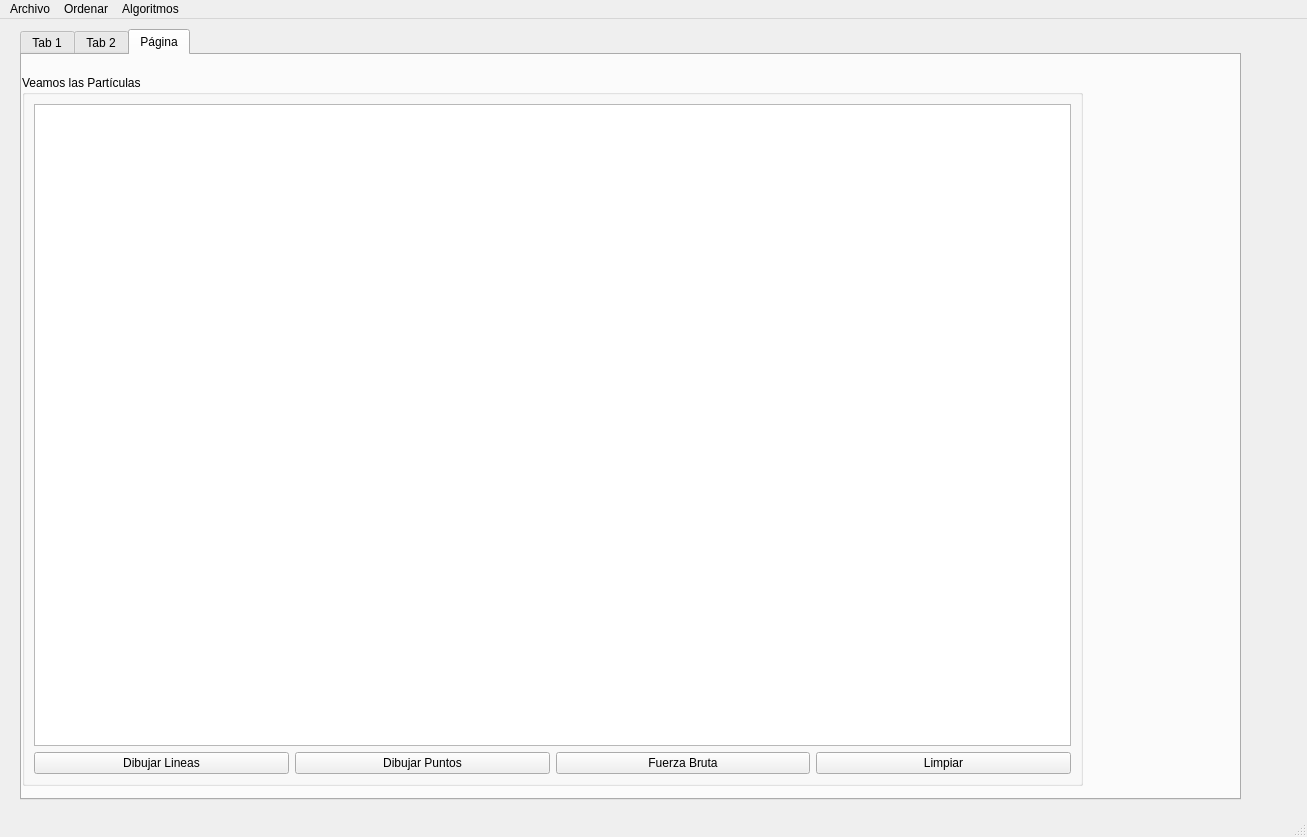
<?xml version="1.0" encoding="UTF-8"?>
<ui version="4.0">
 <class>MainWindow</class>
 <widget class="QMainWindow" name="MainWindow">
  <property name="geometry">
   <rect>
    <x>0</x>
    <y>0</y>
    <width>1307</width>
    <height>837</height>
   </rect>
  </property>
  <property name="windowTitle">
   <string>MainWindow</string>
  </property>
  <widget class="QWidget" name="centralwidget">
   <widget class="QTabWidget" name="tabWidget">
    <property name="geometry">
     <rect>
      <x>20</x>
      <y>10</y>
      <width>1221</width>
      <height>771</height>
     </rect>
    </property>
    <property name="currentIndex">
     <number>2</number>
    </property>
    <widget class="QWidget" name="tab">
     <attribute name="title">
      <string>Tab 1</string>
     </attribute>
     <layout class="QGridLayout" name="gridLayout_2">
      <item row="0" column="2">
       <widget class="QPlainTextEdit" name="salida"/>
      </item>
      <item row="0" column="0">
       <widget class="QGroupBox" name="groupBox">
        <property name="title">
         <string>Agrega Partículas</string>
        </property>
        <layout class="QGridLayout" name="gridLayout">
         <item row="0" column="0">
          <widget class="QLabel" name="id_label">
           <property name="text">
            <string>&lt;html&gt;&lt;head/&gt;&lt;body&gt;&lt;p align=&quot;center&quot;&gt;&lt;span style=&quot; font-size:12pt; font-weight:600;&quot;&gt;ID&lt;/span&gt;&lt;/p&gt;&lt;/body&gt;&lt;/html&gt;</string>
           </property>
          </widget>
         </item>
         <item row="4" column="0">
          <widget class="QGroupBox" name="groupBox_4">
           <property name="title">
            <string/>
           </property>
           <layout class="QGridLayout" name="gridLayout_7">
            <item row="0" column="0">
             <widget class="QLabel" name="velocidad_label">
              <property name="text">
               <string>&lt;html&gt;&lt;head/&gt;&lt;body&gt;&lt;p align=&quot;center&quot;&gt;&lt;span style=&quot; font-size:12pt; font-weight:600;&quot;&gt;Velocidad&lt;/span&gt;&lt;/p&gt;&lt;/body&gt;&lt;/html&gt;</string>
              </property>
             </widget>
            </item>
            <item row="0" column="1">
             <widget class="QSpinBox" name="velocidad_spinBox"/>
            </item>
           </layout>
          </widget>
         </item>
         <item row="5" column="1">
          <widget class="QGroupBox" name="groupBox_7">
           <property name="title">
            <string>Agregar</string>
           </property>
           <layout class="QGridLayout" name="gridLayout_10">
            <item row="0" column="0">
             <widget class="QPushButton" name="agregarInicio_pushButton">
              <property name="text">
               <string>Inicio</string>
              </property>
             </widget>
            </item>
            <item row="1" column="0">
             <widget class="QPushButton" name="agregarFinal_pushButton">
              <property name="text">
               <string>Final</string>
              </property>
             </widget>
            </item>
           </layout>
          </widget>
         </item>
         <item row="1" column="0" colspan="2">
          <widget class="QGroupBox" name="groupBox_2">
           <property name="title">
            <string>Destino</string>
           </property>
           <layout class="QGridLayout" name="gridLayout_5">
            <item row="3" column="3">
             <widget class="QSpinBox" name="destinoX_spinBox">
              <property name="maximum">
               <number>500</number>
              </property>
             </widget>
            </item>
            <item row="3" column="0">
             <widget class="QLabel" name="destinoX_label">
              <property name="text">
               <string>&lt;html&gt;&lt;head/&gt;&lt;body&gt;&lt;p align=&quot;center&quot;&gt;&lt;span style=&quot; font-size:12pt; font-weight:600;&quot;&gt;X&lt;/span&gt;&lt;/p&gt;&lt;/body&gt;&lt;/html&gt;</string>
              </property>
             </widget>
            </item>
            <item row="3" column="1">
             <widget class="QSpinBox" name="destinoY_spinBox">
              <property name="maximum">
               <number>500</number>
              </property>
             </widget>
            </item>
            <item row="3" column="2">
             <widget class="QLabel" name="destinoY_label">
              <property name="text">
               <string>&lt;html&gt;&lt;head/&gt;&lt;body&gt;&lt;p align=&quot;center&quot;&gt;&lt;span style=&quot; font-size:12pt; font-weight:600;&quot;&gt;Y&lt;/span&gt;&lt;/p&gt;&lt;/body&gt;&lt;/html&gt;</string>
              </property>
             </widget>
            </item>
           </layout>
          </widget>
         </item>
         <item row="2" column="0" rowspan="2" colspan="2">
          <widget class="QGroupBox" name="groupBox_3">
           <property name="title">
            <string>Origen</string>
           </property>
           <layout class="QGridLayout" name="gridLayout_6">
            <item row="0" column="2">
             <widget class="QLabel" name="origenY_label">
              <property name="text">
               <string>&lt;html&gt;&lt;head/&gt;&lt;body&gt;&lt;p align=&quot;center&quot;&gt;&lt;span style=&quot; font-size:12pt; font-weight:600;&quot;&gt;Y&lt;/span&gt;&lt;/p&gt;&lt;/body&gt;&lt;/html&gt;</string>
              </property>
             </widget>
            </item>
            <item row="0" column="1">
             <widget class="QSpinBox" name="origenX_spinBox"/>
            </item>
            <item row="0" column="0">
             <widget class="QLabel" name="origenX_label">
              <property name="text">
               <string>&lt;html&gt;&lt;head/&gt;&lt;body&gt;&lt;p align=&quot;center&quot;&gt;&lt;span style=&quot; font-size:12pt; font-weight:600;&quot;&gt;X&lt;/span&gt;&lt;/p&gt;&lt;/body&gt;&lt;/html&gt;</string>
              </property>
             </widget>
            </item>
            <item row="0" column="3">
             <widget class="QSpinBox" name="origenY_spinBox"/>
            </item>
           </layout>
          </widget>
         </item>
         <item row="0" column="1">
          <widget class="QLineEdit" name="id_lineEdit"/>
         </item>
         <item row="5" column="0">
          <widget class="QGroupBox" name="groupBox_6">
           <property name="title">
            <string>Mostrar</string>
           </property>
           <layout class="QGridLayout" name="gridLayout_9">
            <item row="0" column="0">
             <widget class="QPushButton" name="mostrar_pushButton">
              <property name="text">
               <string>Partículas</string>
              </property>
             </widget>
            </item>
            <item row="1" column="0">
             <widget class="QPushButton" name="mostrar_grafo_pushButton">
              <property name="text">
               <string>Grafo</string>
              </property>
             </widget>
            </item>
           </layout>
          </widget>
         </item>
         <item row="4" column="1">
          <widget class="QGroupBox" name="groupBox_5">
           <property name="title">
            <string>Colores</string>
           </property>
           <layout class="QGridLayout" name="gridLayout_8">
            <item row="3" column="0">
             <widget class="QLabel" name="azul_label">
              <property name="text">
               <string>&lt;html&gt;&lt;head/&gt;&lt;body&gt;&lt;p align=&quot;center&quot;&gt;&lt;span style=&quot; font-size:12pt; font-weight:600;&quot;&gt;B&lt;/span&gt;&lt;/p&gt;&lt;/body&gt;&lt;/html&gt;</string>
              </property>
             </widget>
            </item>
            <item row="2" column="0">
             <widget class="QLabel" name="verde_label">
              <property name="text">
               <string>&lt;html&gt;&lt;head/&gt;&lt;body&gt;&lt;p align=&quot;center&quot;&gt;&lt;span style=&quot; font-size:12pt; font-weight:600;&quot;&gt;G&lt;/span&gt;&lt;/p&gt;&lt;/body&gt;&lt;/html&gt;</string>
              </property>
             </widget>
            </item>
            <item row="0" column="0">
             <widget class="QLabel" name="rojo_label">
              <property name="text">
               <string>&lt;html&gt;&lt;head/&gt;&lt;body&gt;&lt;p align=&quot;center&quot;&gt;&lt;span style=&quot; font-size:12pt; font-weight:600;&quot;&gt;R&lt;/span&gt;&lt;/p&gt;&lt;/body&gt;&lt;/html&gt;</string>
              </property>
             </widget>
            </item>
            <item row="0" column="1">
             <widget class="QSpinBox" name="rojo_spinBox">
              <property name="maximum">
               <number>255</number>
              </property>
             </widget>
            </item>
            <item row="2" column="1">
             <widget class="QSpinBox" name="verde_spinBox">
              <property name="maximum">
               <number>255</number>
              </property>
             </widget>
            </item>
            <item row="3" column="1">
             <widget class="QSpinBox" name="azul_spinBox">
              <property name="maximum">
               <number>255</number>
              </property>
             </widget>
            </item>
           </layout>
          </widget>
         </item>
         <item row="7" column="1">
          <widget class="QPushButton" name="limpiar_pushButton">
           <property name="text">
            <string>Limpiar</string>
           </property>
          </widget>
         </item>
        </layout>
       </widget>
      </item>
     </layout>
    </widget>
    <widget class="QWidget" name="tab_2">
     <attribute name="title">
      <string>Tab 2</string>
     </attribute>
     <layout class="QGridLayout" name="gridLayout_3">
      <item row="0" column="0" colspan="3">
       <widget class="QTableWidget" name="tabla"/>
      </item>
      <item row="2" column="0">
       <widget class="QLineEdit" name="buscar_lineEdit">
        <property name="text">
         <string/>
        </property>
        <property name="placeholderText">
         <string>Identificador de Particula</string>
        </property>
       </widget>
      </item>
      <item row="2" column="1">
       <widget class="QPushButton" name="buscar_pushButton">
        <property name="text">
         <string>Buscar</string>
        </property>
       </widget>
      </item>
      <item row="2" column="2">
       <widget class="QPushButton" name="mostrarTabla_pushButton">
        <property name="text">
         <string>Mostrar</string>
        </property>
       </widget>
      </item>
     </layout>
    </widget>
    <widget class="QWidget" name="grafica_tab">
     <attribute name="title">
      <string>Página</string>
     </attribute>
     <widget class="QGroupBox" name="grafica_groupBox">
      <property name="geometry">
       <rect>
        <x>0</x>
        <y>20</y>
        <width>1061</width>
        <height>711</height>
       </rect>
      </property>
      <property name="title">
       <string>Veamos las Partículas</string>
      </property>
      <layout class="QGridLayout" name="gridLayout_4">
       <item row="1" column="1">
        <widget class="QPushButton" name="dibujar_puntos_pushButton">
         <property name="text">
          <string>Dibujar Puntos</string>
         </property>
        </widget>
       </item>
       <item row="1" column="3">
        <widget class="QPushButton" name="limpiar_particulas_pushButton">
         <property name="text">
          <string>Limpiar</string>
         </property>
        </widget>
       </item>
       <item row="0" column="0" colspan="4">
        <widget class="QGraphicsView" name="grafica"/>
       </item>
       <item row="1" column="0">
        <widget class="QPushButton" name="dibujar_lineas_pushButton">
         <property name="text">
          <string>Dibujar Lineas</string>
         </property>
        </widget>
       </item>
       <item row="1" column="2">
        <widget class="QPushButton" name="fuerza_bruta_pushButton">
         <property name="text">
          <string>Fuerza Bruta</string>
         </property>
        </widget>
       </item>
      </layout>
     </widget>
    </widget>
   </widget>
  </widget>
  <widget class="QMenuBar" name="menubar">
   <property name="geometry">
    <rect>
     <x>0</x>
     <y>0</y>
     <width>1307</width>
     <height>26</height>
    </rect>
   </property>
   <widget class="QMenu" name="menuArchivo">
    <property name="title">
     <string>Archivo</string>
    </property>
    <addaction name="actionAbrir"/>
    <addaction name="actionGuardar"/>
   </widget>
   <widget class="QMenu" name="menuOrdenar">
    <property name="title">
     <string>Ordenar</string>
    </property>
    <addaction name="action_ordenar_id"/>
    <addaction name="action_ordenar_distancia"/>
    <addaction name="action_ordenar_velocidad"/>
   </widget>
   <widget class="QMenu" name="menuAlgoritmos">
    <property name="title">
     <string>Algoritmos</string>
    </property>
    <addaction name="actionDijkstra"/>
    <addaction name="actionKruskal"/>
    <addaction name="actionGraham"/>
    <addaction name="actionPrim"/>
   </widget>
   <addaction name="menuArchivo"/>
   <addaction name="menuOrdenar"/>
   <addaction name="menuAlgoritmos"/>
  </widget>
  <widget class="QStatusBar" name="statusbar"/>
  <action name="actionAbrir">
   <property name="text">
    <string>Abrir</string>
   </property>
  </action>
  <action name="actionGuardar">
   <property name="text">
    <string>Guardar</string>
   </property>
  </action>
  <action name="action_ordenar_id">
   <property name="text">
    <string>Por ID</string>
   </property>
  </action>
  <action name="action_ordenar_distancia">
   <property name="text">
    <string>Por Distancia</string>
   </property>
  </action>
  <action name="action_ordenar_velocidad">
   <property name="text">
    <string>Por Velocidad</string>
   </property>
  </action>
  <action name="action_ver_puntos">
   <property name="text">
    <string>Ver Puntos</string>
   </property>
  </action>
  <action name="action_unir_puntos">
   <property name="text">
    <string>Unir Puntos</string>
   </property>
  </action>
  <action name="actionDijkstra">
   <property name="text">
    <string>Dijkstra</string>
   </property>
  </action>
  <action name="actionKruskal">
   <property name="text">
    <string>Kruskal</string>
   </property>
  </action>
  <action name="actionGraham">
   <property name="text">
    <string>Graham</string>
   </property>
  </action>
  <action name="actionPrim">
   <property name="text">
    <string>Prim</string>
   </property>
  </action>
 </widget>
 <resources/>
 <connections/>
</ui>
